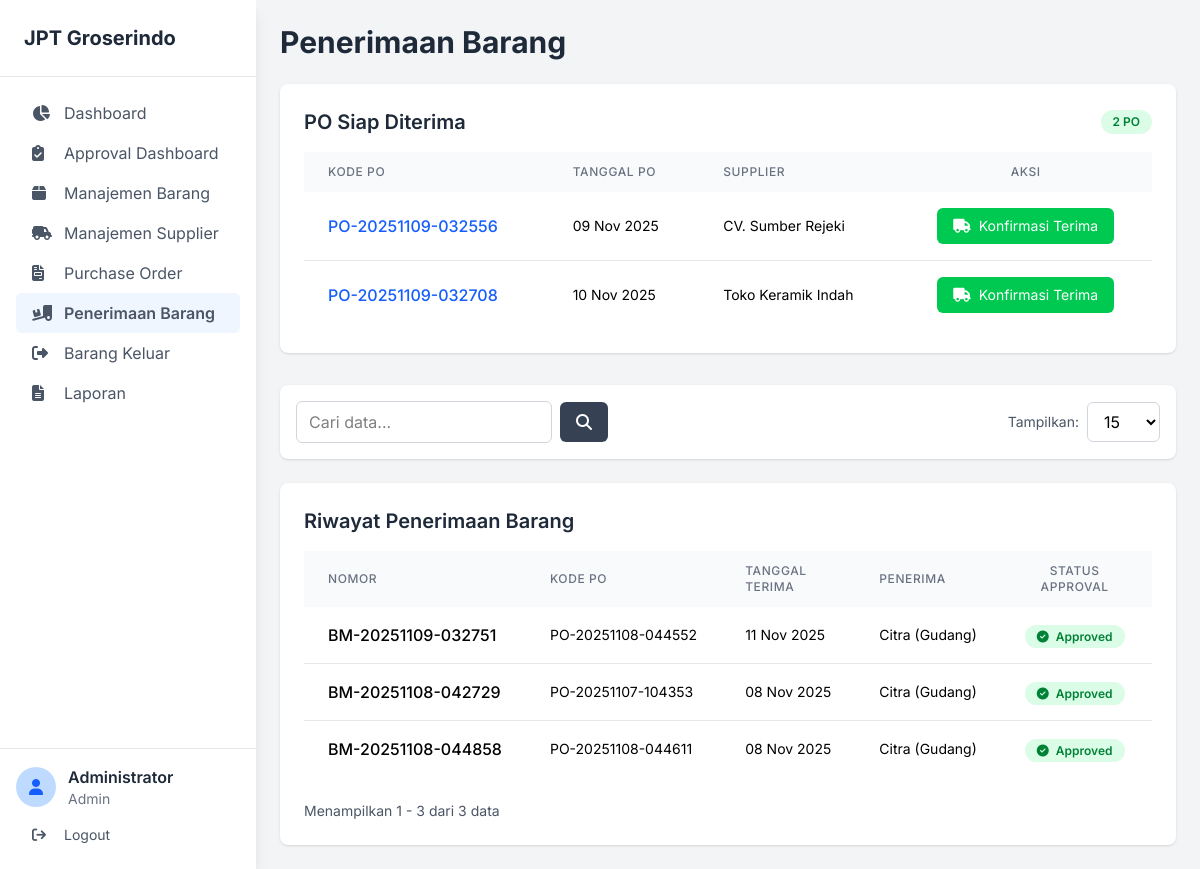
Screenshot of /index.php?page=delivery-order (signed in) with the database file from the repository.
### tables this page shows
CREATE TABLE `purchase_orders` (
  `id_po` int(11) NOT NULL AUTO_INCREMENT,
  `kode_po` varchar(50) NOT NULL,
  `tanggal_po` date NOT NULL,
  `id_supplier` int(11) NOT NULL,
  `id_user` int(11) NOT NULL,
  `status` enum('Menunggu Penerimaan','Selesai Diterima','Dibatalkan') DEFAULT 'Menunggu Penerimaan',
  `status_approval` enum('Pending','Approved','Declined') DEFAULT 'Pending',
  `approved_by` int(11) DEFAULT NULL,
  `approved_at` datetime DEFAULT NULL,
  `approval_notes` text DEFAULT NULL,
  PRIMARY KEY (`id_po`),
  UNIQUE KEY `kode_po` (`kode_po`),
  KEY `id_supplier` (`id_supplier`),
  KEY `id_user` (`id_user`),
  KEY `approved_by` (`approved_by`),
  CONSTRAINT `purchase_orders_ibfk_1` FOREIGN KEY (`id_supplier`) REFERENCES `suppliers` (`id_supplier`),
  CONSTRAINT `purchase_orders_ibfk_2` FOREIGN KEY (`id_user`) REFERENCES `users` (`id_user`),
  CONSTRAINT `purchase_orders_ibfk_3` FOREIGN KEY (`approved_by`) REFERENCES `users` (`id_user`)
);

CREATE TABLE `suppliers` (
  `id_supplier` int(11) NOT NULL AUTO_INCREMENT,
  `nama_supplier` varchar(255) NOT NULL,
  `alamat` text DEFAULT NULL,
  `telepon` varchar(20) DEFAULT NULL,
  PRIMARY KEY (`id_supplier`)
);

CREATE TABLE `barang_masuk` (
  `id_bm` int(11) NOT NULL AUTO_INCREMENT,
  `nomor_bm` varchar(50) NOT NULL,
  `id_po` int(11) DEFAULT NULL,
  `tanggal_terima` date NOT NULL,
  `id_supplier` int(11) NOT NULL,
  `id_user` int(11) NOT NULL,
  `catatan` text DEFAULT NULL,
  `status_approval` enum('Pending','Approved','Declined') DEFAULT 'Pending',
  `approved_by` int(11) DEFAULT NULL,
  `approved_at` datetime DEFAULT NULL,
  `approval_notes` text DEFAULT NULL,
  PRIMARY KEY (`id_bm`),
  UNIQUE KEY `nomor_bm` (`nomor_bm`),
  KEY `id_supplier` (`id_supplier`),
  KEY `id_user` (`id_user`),
  KEY `approved_by` (`approved_by`),
  KEY `fk_barang_masuk_po` (`id_po`),
  KEY `idx_status_approval` (`status_approval`),
  KEY `idx_tanggal_terima` (`tanggal_terima`),
  CONSTRAINT `barang_masuk_ibfk_1` FOREIGN KEY (`id_supplier`) REFERENCES `suppliers` (`id_supplier`),
  CONSTRAINT `barang_masuk_ibfk_2` FOREIGN KEY (`id_user`) REFERENCES `users` (`id_user`),
  CONSTRAINT `barang_masuk_ibfk_3` FOREIGN KEY (`approved_by`) REFERENCES `users` (`id_user`),
  CONSTRAINT `fk_barang_masuk_po` FOREIGN KEY (`id_po`) REFERENCES `purchase_orders` (`id_po`) ON DELETE SET NULL ON UPDATE CASCADE
);

CREATE TABLE `users` (
  `id_user` int(11) NOT NULL AUTO_INCREMENT,
  `nama_lengkap` varchar(255) NOT NULL,
  `username` varchar(100) NOT NULL,
  `password` varchar(255) NOT NULL,
  `role` enum('Admin','Staf Purchasing','Staf Penerimaan') NOT NULL,
  PRIMARY KEY (`id_user`),
  UNIQUE KEY `username` (`username`)
);

### pages/delivery_order.php (the view, shortened to what this page needs)
<?php
require_once 'includes/table_helper.php';
try {
    $stmt_pending_po = $pdo->query("
        SELECT po.id_po, po.kode_po, po.tanggal_po, s.nama_supplier
        FROM purchase_orders po
        JOIN suppliers s ON po.id_supplier = s.id_supplier
        WHERE po.status = 'Menunggu Penerimaan'
        AND po.status_approval = 'Approved'
        ORDER BY po.tanggal_po ASC
    ");
    $pending_po_list = $stmt_pending_po->fetchAll(PDO::FETCH_ASSOC);
} catch (PDOException $e) {
    try {
        $stmt_pending_po = $pdo->query("
            SELECT po.id_po, po.kode_po, po.tanggal_po, s.nama_supplier
            FROM purchase_orders po
            JOIN suppliers s ON po.id_supplier = s.id_supplier
            WHERE po.status = 'Menunggu Penerimaan'
            ORDER BY po.tanggal_po ASC
        ");
        $pending_po_list = $stmt_pending_po->fetchAll(PDO::FETCH_ASSOC);
    } catch (PDOException $e2) {
        $pending_po_list = [];
        echo '<div class="bg-red-100 border border-red-400 text-red-700 px-4 py-3 rounded mb-4">
                <strong>Error:</strong> ' . htmlspecialchars($e2->getMessage()) . '
              </div>';
    }
}
$can_add = ($user_role == 'Admin' || $user_role == 'Staf Purchasing');
$limit = isset($_GET['limit']) ? (int)$_GET['limit'] : 15;
$page = isset($_GET['p']) ? (int)$_GET['p'] : 1;
$offset = ($page - 1) * $limit;
$sort_columns = ['tanggal_terima', 'nomor_bm', 'kode_po'];
$sort_by = isset($_GET['sort']) && in_array($_GET['sort'], $sort_columns) ? $_GET['sort'] : 'tanggal_terima';
$order = isset($_GET['order']) && strtolower($_GET['order']) == 'asc' ? 'ASC' : 'DESC';
$search = isset($_GET['search']) ? $_GET['search'] : '';
$history_bm_list = [];
$total_records = 0;
try {
    $check_table = $pdo->query("SHOW TABLES LIKE 'barang_masuk'");
    $table_exists = $check_table->rowCount() > 0;
    if ($table_exists) {
        $sql_base = "FROM barang_masuk bm
                     JOIN purchase_orders po ON bm.id_po = po.id_po
                     JOIN users u ON bm.id_user = u.id_user";
        $params = [];
        $count_sql = "SELECT COUNT(bm.id_bm) " . $sql_base;
        $stmt_count = $pdo->prepare($count_sql);
        $stmt_count->execute($params);
        $total_records = $stmt_count->fetchColumn();
        $data_sql = "SELECT bm.id_bm, bm.nomor_bm, bm.tanggal_terima, bm.status_approval,
                     po.kode_po, u.nama_lengkap as penerima_nama
                     " . $sql_base . "
                     ORDER BY {$sort_by} {$order}
                     LIMIT {$limit} OFFSET {$offset}";
        $stmt = $pdo->prepare($data_sql);
        $stmt->execute($params);
        $history_bm_list = $stmt->fetchAll(PDO::FETCH_ASSOC);
    }
} catch (PDOException $e) {
    try {
        $sql_base = "FROM delivery_orders do
                     JOIN purchase_orders po ON do.id_po = po.id_po
                     JOIN users u ON do.id_user_penerima = u.id_user";
        $params = [];
        if (!empty($search)) {
            $sql_base .= " WHERE po.kode_po LIKE ?";
            $search_param = "%{$search}%";
            $params = [$search_param];
        }
        $count_sql = "SELECT COUNT(do.id_do) " . $sql_base;
        $stmt_count = $pdo->prepare($count_sql);
        $stmt_count->execute($params);
        $total_records = $stmt_count->fetchColumn();
        $total_pages = ceil($total_records / $limit);
        $data_sql = "SELECT do.id_do, po.kode_po, do.tanggal_terima, u.nama_lengkap as penerima_nama
                     " . $sql_base . "
                     ORDER BY do.tanggal_terima {$order}
                     LIMIT {$limit} OFFSET {$offset}";
        $stmt = $pdo->prepare($data_sql);
        $stmt->execute($params);
        $fallback_list = $stmt->fetchAll(PDO::FETCH_ASSOC);
        foreach ($fallback_list as $item) {
            $history_bm_list[] = [
                'id_bm' => $item['id_do'],
                'nomor_bm' => 'DO-' . $item['id_do'],
                'kode_po' => $item['kode_po'],
                'tanggal_terima' => $item['tanggal_terima'],
                'penerima_nama' => $item['penerima_nama'],
                'status_approval' => 'Approved'
            ];
        }
    } catch (PDOException $e2) {
    }
}
?>
<h1 class="text-3xl font-bold text-gray-800 mb-6">Penerimaan Barang</h1>
<div class="bg-white p-6 rounded-lg shadow mb-8">
    <div class="flex justify-between items-center mb-4">
        <h2 class="text-xl font-semibold text-gray-800">PO Siap Diterima</h2>
        <?php if (count($pending_po_list) > 0): ?>
            <span class="bg-green-100 text-green-700 text-xs font-semibold px-3 py-1 rounded-full">
                <?php echo count($pending_po_list); ?> PO
            </span>
        <?php endif; ?>
    </div>
    <div class="overflow-x-auto">
        <table class="w-full table-auto">
            <thead class="bg-gray-50">
                <tr>
                    <th class="px-6 py-3 text-left text-xs font-medium text-gray-500 uppercase tracking-wider">Kode PO</th>
                    <th class="px-6 py-3 text-left text-xs font-medium text-gray-500 uppercase tracking-wider">Tanggal PO</th>
                    <th class="px-6 py-3 text-left text-xs font-medium text-gray-500 uppercase tracking-wider">Supplier</th>
                    <th class="px-6 py-3 text-center text-xs font-medium text-gray-500 uppercase tracking-wider">Aksi</th>
                </tr>
            </thead>
            <tbody class="bg-white divide-y divide-gray-200">
                <?php if (count($pending_po_list) > 0): ?>
                    <?php foreach ($pending_po_list as $po): ?>
                        <tr class="hover:bg-gray-50">
                            <td class="px-6 py-4 whitespace-nowrap font-medium text-blue-600"><?php echo htmlspecialchars($po['kode_po']); ?></td>
                            <td class="px-6 py-4 whitespace-nowrap text-sm"><?php echo date('d M Y', strtotime($po['tanggal_po'])); ?></td>
                            <td class="px-6 py-4 whitespace-nowrap text-sm"><?php echo htmlspecialchars($po['nama_supplier']); ?></td>
                            <td class="px-6 py-4 whitespace-nowrap text-center">
                                <?php if (isset($table_exists) && $table_exists): ?>
                                <?php if ($can_add): ?>
                                <button type="button"
                                        data-id-po="<?php echo $po['id_po']; ?>"
                                        data-kode-po="<?php echo htmlspecialchars($po['kode_po']); ?>"
                                        class="btn-receive bg-green-500 text-white px-4 py-2 rounded-md hover:bg-green-600 text-sm inline-flex items-center gap-2">
                                    <i class="fa-solid fa-truck"></i>
                                    <span>Konfirmasi Terima</span>
                                </button>
                                <?php endif; ?>
                                <?php else: ?>
                                <span class="text-gray-400 text-sm italic">
                                    <i class="fa-solid fa-lock"></i> Migration diperlukan
                                </span>
                                <?php endif; ?>
                            </td>
                        </tr>
                    <?php endforeach; ?>
                <?php endif; ?>
            </tbody>
        </table>
    </div>
</div>
<div class="bg-white p-6 rounded-lg shadow">
    <h2 class="text-xl font-semibold text-gray-800 mb-4">Riwayat Penerimaan Barang</h2>
    <div class="overflow-x-auto">
        <table class="w-full table-auto">
            <thead class="bg-gray-50">
                <tr>
                    <th class="px-6 py-3 text-left text-xs font-medium text-gray-500 uppercase tracking-wider">Nomor</th>
                    <th class="px-6 py-3 text-left text-xs font-medium text-gray-500 uppercase tracking-wider">Kode PO</th>
                    <th class="px-6 py-3 text-left text-xs font-medium text-gray-500 uppercase tracking-wider">Tanggal Terima</th>
                    <th class="px-6 py-3 text-left text-xs font-medium text-gray-500 uppercase tracking-wider">Penerima</th>
                    <?php if (isset($table_exists) && $table_exists): ?>
                    <th class="px-6 py-3 text-center text-xs font-medium text-gray-500 uppercase tracking-wider">Status Approval</th>
                    <?php endif; ?>
                    <th class="px-6 py-3 text-center text-xs font-medium text-gray-500 uppercase tracking-wider">Aksi</th>
                </tr>
            </thead>
            <tbody class="bg-white divide-y divide-gray-200">
                <?php if (count($history_bm_list) > 0): ?>
                    <?php foreach ($history_bm_list as $bm): ?>
                    <tr class="hover:bg-gray-50">
                        <td class="px-6 py-4 whitespace-nowrap font-medium"><?php echo htmlspecialchars($bm['nomor_bm']); ?></td>
                        <td class="px-6 py-4 whitespace-nowrap text-sm"><?php echo htmlspecialchars($bm['kode_po']); ?></td>
                        <td class="px-6 py-4 whitespace-nowrap text-sm"><?php echo date('d M Y', strtotime($bm['tanggal_terima'])); ?></td>
                        <td class="px-6 py-4 whitespace-nowrap text-sm"><?php echo htmlspecialchars($bm['penerima_nama']); ?></td>
                        <?php if (isset($table_exists) && $table_exists): ?>
                        <td class="px-6 py-4 whitespace-nowrap text-center">
                            <?php
                            $status = $bm['status_approval'];
                            $badge_class = $status === 'Approved' ? 'bg-green-100 text-green-700' :
                                          ($status === 'Declined' ? 'bg-red-100 text-red-700' : 'bg-yellow-100 text-yellow-700');
                            $icon = $status === 'Approved' ? 'fa-check-circle' :
                                   ($status === 'Declined' ? 'fa-times-circle' : 'fa-clock');
                            ?>
                            <span class="px-3 py-1 text-xs font-semibold rounded-full <?php echo $badge_class; ?>">
                                <i class="fa-solid <?php echo $icon; ?> mr-1"></i>
                                <?php echo $status; ?>
                            </span>
                        </td>
                        <?php endif; ?>
                        <td class="px-6 py-4 whitespace-nowrap text-center">
                        </td>
                    </tr>
                    <?php endforeach; ?>
                <?php endif; ?>
            </tbody>
        </table>
    </div>
    <?php if ($total_records > 0): ?>
    <div class="mt-6 flex justify-between items-center">
        <div class="text-sm text-gray-600">
            Menampilkan <?php echo $offset + 1; ?> - <?php echo min($offset + $limit, $total_records); ?> dari <?php echo $total_records; ?> data
        </div>
    </div>
    <?php endif; ?>
</div>

### includes/header.php (style rules this page uses)
body { font-family: 'Inter', sans-serif; }

### rows the page displays
purchase_orders: kode_po "PO-20251109-032556", tanggal_po "09 Nov 2025", id_supplier.nama_supplier "CV. Sumber Rejeki"
purchase_orders: kode_po "PO-20251109-032708", tanggal_po "10 Nov 2025", id_supplier.nama_supplier "Toko Keramik Indah"
barang_masuk: nomor_bm "BM-20251109-032751", id_po.kode_po "PO-20251108-044552", tanggal_terima "11 Nov 2025", id_user.nama_lengkap "Citra (Gudang)", status_approval "Approved"
barang_masuk: nomor_bm "BM-20251108-042729", id_po.kode_po "PO-20251107-104353", tanggal_terima "08 Nov 2025", id_user.nama_lengkap "Citra (Gudang)", status_approval "Approved"
barang_masuk: nomor_bm "BM-20251108-044858", id_po.kode_po "PO-20251108-044611", tanggal_terima "08 Nov 2025", id_user.nama_lengkap "Citra (Gudang)", status_approval "Approved"

### other values shown
$item['label'] "Dashboard"
$item['label'] "Approval Dashboard"
$item['label'] "Manajemen Barang"
$item['label'] "Manajemen Supplier"
$item['label'] "Purchase Order"
$item['label'] "Penerimaan Barang"
$item['label'] "Barang Keluar"
$item['label'] "Laporan"
$_SESSION['nama_lengkap'] "Administrator"
$_SESSION['role'] "Admin"
count($pending_po_list) "2"
$offset + 1 "1"
min($offset + $limit, $total_records) "3"
$total_records "3"
